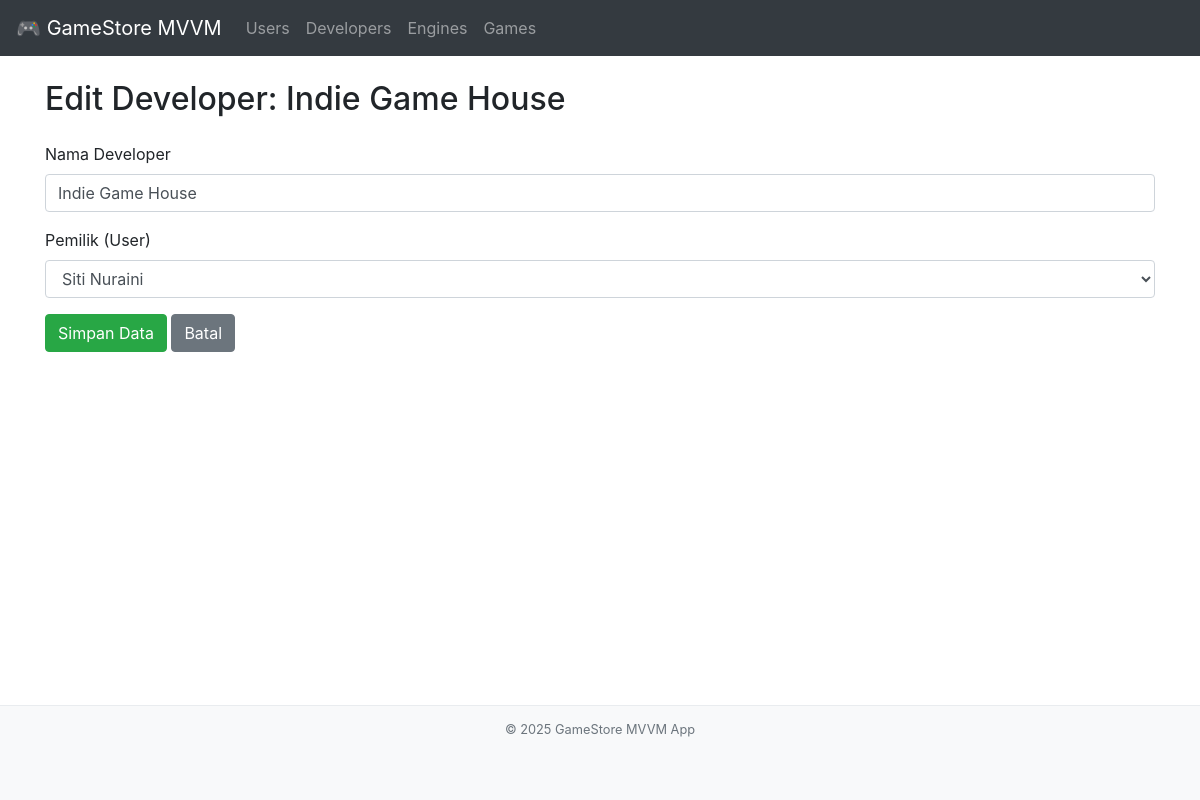
Page /index.php?page=developers&action=edit&id=2 on the committed database.
### tables this page shows
CREATE TABLE Developers (
    ID INT PRIMARY KEY AUTO_INCREMENT,
    Nama VARCHAR(255) NOT NULL,
    Pemilik_ID INT NOT NULL,
    FOREIGN KEY (Pemilik_ID) REFERENCES Users(ID)
);

CREATE TABLE Users (
    ID INT PRIMARY KEY AUTO_INCREMENT,
    Nama VARCHAR(255) NOT NULL,
    Join_Date DATE NOT NULL
);

### viewmodels/DeveloperViewModel.php (called while the page is built, shortened)
<?php
require_once('config/Database.php');
require_once('models/Developer.php');
require_once('models/User.php');
class DeveloperViewModel {
    private $developer_model;
    private $user_model;
    public function __construct() {
        $database = new Database();
        $this->db = $database->getConnection();
        $this->developer_model = new Developer($this->db);
        $this->user_model = new User($this->db);
    }
    public function getOwnersList() {
        return $this->user_model->readAll();
    }
    public function getOneDeveloper($id) {
        $this->developer_model->ID = $id;
        if ($this->developer_model->readOne()) {
            $this->ID = $this->developer_model->ID;
            $this->Nama = $this->developer_model->Nama;
            $this->Pemilik_ID = $this->developer_model->Pemilik_ID;
            return true;
        }
        return false;
    }
}
?>

### config/Database.php (called while the page is built, shortened)
<?php
class Database {
    private $host = "localhost";
    private $db_name = "gamestore_db";
    private $username = "root";
    private $password = "";
    public function getConnection() {
        $this->conn = null;
        try {
            $this->conn = new PDO("mysql:host=" . $this->host . ";dbname=" . $this->db_name, $this->username, $this->password);
            $this->conn->exec("set names utf8");
        } catch(PDOException $exception) {
            echo "Connection error: " . $exception->getMessage();
        }
        return $this->conn;
    }
}
?>

### models/Developer.php (called while the page is built, shortened)
<?php
class Developer {
    private $conn;
    private $table_name = "Developers";
    public $ID;
    public function __construct($db) {
        $this->conn = $db;
    }
    public function readOne() {
        $query = "SELECT
                    d.ID, d.Nama, d.Pemilik_ID, u.Nama as Pemilik_Nama
                  FROM
                    " . $this->table_name . " d
                  LEFT JOIN
                    Users u ON d.Pemilik_ID = u.ID
                  WHERE d.ID = ? LIMIT 0,1";
        $stmt = $this->conn->prepare($query);
        $stmt->bindParam(1, $this->ID);
        $stmt->execute();
        $row = $stmt->fetch(PDO::FETCH_ASSOC);
        if ($row) {
            $this->Nama = $row['Nama'];
            $this->Pemilik_ID = $row['Pemilik_ID'];
            return true;
        }
        return false;
    }
}
?>

### models/User.php (called while the page is built, shortened)
<?php
class User {
    private $conn;
    private $table_name = "Users";
    public function __construct($db) {
        $this->conn = $db;
    }
    public function readAll() {
        $query = "SELECT ID, Nama, Join_Date FROM " . $this->table_name . " ORDER BY ID DESC";
        $stmt = $this->conn->prepare($query);
        $stmt->execute();
        return $stmt;
    }
}
?>

### views/developer_form.php (the view, shortened to what this page needs)
<?php
$is_edit = $viewModel->ID !== null;
$page_title = $is_edit ? "Edit Developer: " . htmlspecialchars($viewModel->Nama) : "Tambah Developer Baru";
include_once 'views/template/header.php';
$owners_stmt = $viewModel->getOwnersList();
?>
<form action="index.php?page=developers&action=save" method="POST">
    <div class="form-group">
        <label for="nama">Nama Developer</label>
        <input type="text" class="form-control" id="nama" name="nama"
               value="<?php echo htmlspecialchars($viewModel->Nama ?? ''); ?>" required>
    </div>
    <div class="form-group">
        <label for="pemilik_id">Pemilik (User)</label>
        <select class="form-control" id="pemilik_id" name="pemilik_id" required>
            <?php while ($row = $owners_stmt->fetch(PDO::FETCH_ASSOC)): ?>
                <option value="<?php echo $row['ID']; ?>"
                    <?php echo ($row['ID'] == ($viewModel->Pemilik_ID ?? null)) ? 'selected' : ''; ?>>
                    <?php echo htmlspecialchars($row['Nama']); ?>
                </option>
            <?php endwhile; ?>
        </select>
    </div>
    <button type="submit" class="btn btn-success">Simpan Data</button>
    <a href="index.php?page=developers" class="btn btn-secondary">Batal</a>
</form>
<?php include_once 'views/template/footer.php'; ?>

### views/template/header.php (shortened to what this page needs)
<!DOCTYPE html>
<html lang="id">
<head>
    <link rel="stylesheet" href="https://stackpath.bootstrapcdn.com/bootstrap/4.5.2/css/bootstrap.min.css">
</head>
<body>
<nav class="navbar navbar-expand-lg navbar-dark bg-dark fixed-top">
    <a class="navbar-brand" href="index.php?page=home">🎮 GameStore MVVM</a>
    <div class="collapse navbar-collapse" id="navbarNav">
        <ul class="navbar-nav mr-auto">
            <li class="nav-item">
                <a class="nav-link" href="index.php?page=users">Users</a>
            </li>
            <li class="nav-item">
                <a class="nav-link" href="index.php?page=developers">Developers</a>
            </li>
            <li class="nav-item">
                <a class="nav-link" href="index.php?page=engines">Engines</a>
            </li>
            <li class="nav-item">
                <a class="nav-link" href="index.php?page=games">Games</a>
            </li>
        </ul>
    </div>
</nav>
<div class="container mt-4">
    <h2 class="mb-4"><?php echo $page_title ?? "Halaman Utama"; ?></h2>

### views/template/header.php (style rules this page uses)
body { padding-top: 56px; }
.container { margin-bottom: 50px; }

### rows in the picture
developers: page_title "Edit Developer: Indie Game House", nama "Indie Game House", pemilik_id "Siti Nuraini"
